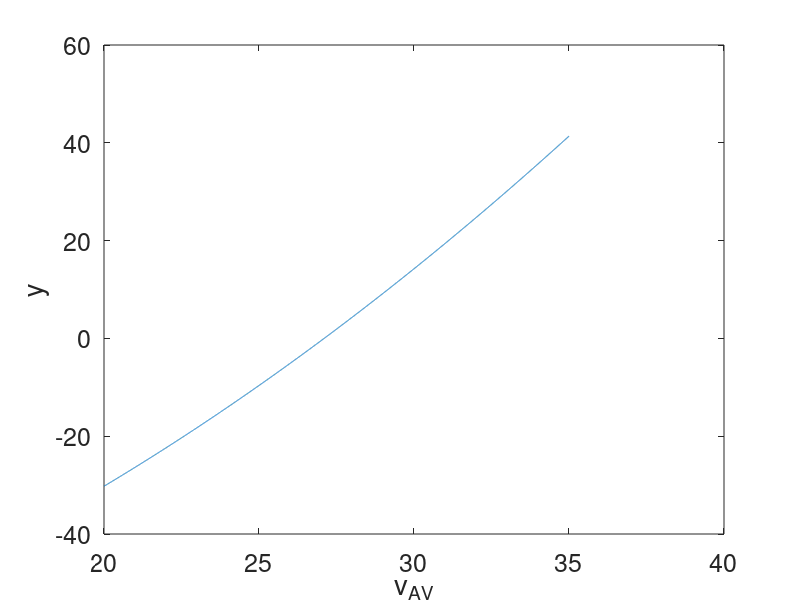

MATLAB code for this plot:
% Chris Kreienkamp
% 7/29/19
% Calculation of the max safe speed of the AV

clear
clc


%% PARAMETERS
G = 9.80665;
psi = 1;
ksi = 81;
delta = 1.183;
a_dmax = -7.66;
a_cmft = 0.15*G;
k = -G/a_dmax;
v_lead = 0;
v_AV = linspace(20,35,10000);


%% CALCULATION
deltaVSStar = max(0, 1/2/k/a_dmax.*(v_lead^2-k.*v_AV.^2));
% y = -ksi + psi + deltaVSStar + v_AV.*(1-a_cmft/a_dmax)*delta...
%     + a_cmft/2*(1-a_cmft/a_dmax)*delta^2;
y = -ksi + psi + deltaVSStar + v_AV.*delta;

%% PLOT
plot(v_AV,y)
set(gca,'FontSize',18)
xlabel('v_{AV}'); ylabel('y')
